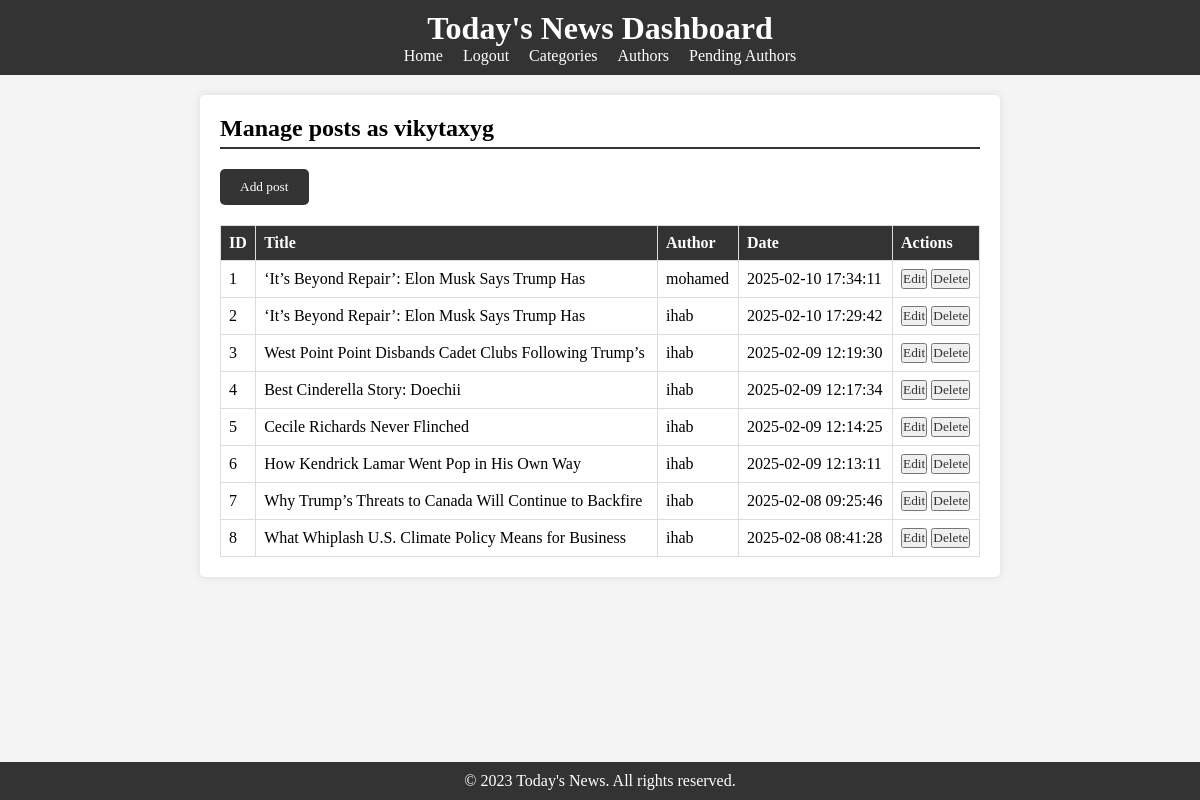
/dashboard/dashboard.php (signed in), run on the app's committed database.
### tables this page shows
CREATE TABLE `posts` (
  `id` int(11) NOT NULL,
  `title` varchar(255) NOT NULL,
  `body` text NOT NULL,
  `image` longblob NOT NULL,
  `author` varchar(100) NOT NULL,
  `date` timestamp NOT NULL DEFAULT current_timestamp(),
  `category_id` int(11) DEFAULT NULL
);

### dashboard/dashBoard.php (the view, shortened to what this page needs)
<?php
include '../db.php';
if ($_SESSION['role'] === 'admin') {
$sql = "SELECT posts.id,posts.body, posts.title, posts.author, posts.date, posts.image, categories.name AS category
        FROM posts
        JOIN categories ON posts.category_id = categories.id
        ORDER BY posts.date DESC";
}else{
    $sql = "SELECT posts.id,posts.body, posts.title, posts.author, posts.date, posts.image, categories.name AS category
    FROM posts
    JOIN categories ON posts.category_id = categories.id
    WHERE posts.author = '".$_SESSION['username']."'
    ORDER BY posts.date DESC";
}
$result = $conn->query($sql);
?>
<!DOCTYPE html>
<html lang="en">
<head>
    <link rel="stylesheet" href="../css/dashBoard.css">
</head>
<body>
    <header id="main-header" style="background-color: #333; color: white; padding: 10px 0; text-align: center;">
        <h1 class="site-title"><a href="dashBoard.php" class="nav-link" style="color: white; text-decoration: none;">Today's News Dashboard</a></h1>
        <nav>
            <ul style="list-style: none; padding: 0; display: flex; justify-content: center; gap: 20px;">
            <li><a href="../pages/index.php" class="nav-link" style="color: white; text-decoration: none;">Home</a></li>
            <li><a href="../functions/logout.php" class="nav-link" style="color: white; text-decoration: none;">Logout</a></li>
            <?php if ($_SESSION['role'] === 'admin') { ?>
        <li><a href="admincategories.php" class="nav-link" style="color: white; text-decoration: none;">Categories</a></li>
        <li><a href="authors.php" class="nav-link" style="color: white; text-decoration: none;">Authors</a></li>
        <li><a href="pendingauthors.php" class="nav-link" style="color: white; text-decoration: none;">Pending Authors</a></li>
    <?php } ?>
            </ul>
        </nav>
    </header>
    <main id="content">
        <section class="dashboard-section">
            <h2 class="section-title">Manage posts as <?php echo $_SESSION['username'] ?></h2>
            <button id="add-article-btn"><a style="color: white;" href="./insert.php">Add post</a></button>
            <table class="dashboard-table">
                <thead>
                    <tr>
                        <th>ID</th>
                        <th>Title</th>
                        <th>Author</th>
                        <th>Date</th>
                        <th>Actions</th>
                    </tr>
                </thead>
                <tbody id="article-table-body">
                    <?php
                    $i = 1;
                    while($row = $result->fetch_assoc()){
                    ?>
                    <tr>
                        <td><?php echo $i ?></td>
                        <td><?php echo $row['title'] ?></td>
                        <td><?php echo $row['author'] ?></td>
                        <td><?php echo $row['date'] ?></td>
                        <td>
                            <button class="edit-btn"><a style="color: #333; "
                                    href="edit.php?id=<?php echo $row['id'] ?>">Edit</a></button>
                                    <button class="delet-btn"><a style="color: #333; "
                                    href="../functions/delete.php?id=<?php echo $row['id'] ?>">Delete</a></button>
                        </td>
                    </tr>
                    <?php
                     $i = $i+1;
                     }?>
                </tbody>
            </table>
        </section>
    </main>
    <footer>
        <p>&copy; 2023 Today's News. All rights reserved.</p>
    </footer>
</body>
</html>

### css/dashBoard.css (style rules this page uses)
* { box-sizing: border-box; margin: 0; padding: 0; font-family: "Lugrasimo", serif; }
html, body { height: 100%; }
body { font-family: Arial, sans-serif; margin: 0; padding: 0; background-color: #f4f4f4; }
a { text-decoration: none; }
header { background-color: #333; color: #fff; padding: 10px 0; text-align: center; }
.site-title { margin: 0; }
.nav-link { color: #fff; text-decoration: none; }
main { padding: 20px; }
.dashboard-section { background-color: #fff; padding: 20px; border-radius: 5px; box-shadow: 0 0 10px rgba(0, 0, 0, 0.1); max-width: 800px; margin: 0 auto; }
.section-title { border-bottom: 2px solid #333; padding-bottom: 5px; margin: 0 0 20px 0; }
#add-article-btn { margin-bottom: 20px; padding: 10px 20px; background-color: #333; color: #fff; border: none; border-radius: 5px; cursor: pointer; }
.dashboard-table { width: 100%; border-collapse: collapse; }
.dashboard-table th, .dashboard-table td { border: 1px solid #ddd; padding: 8px; text-align: left; }
.dashboard-table th { background-color: #333; color: #fff; }
footer { background-color: #333; color: #fff; text-align: center; padding: 10px 0; position: fixed; width: 100%; bottom: 0; }

### data on the page
posts: title "‘It’s Beyond Repair’: Elon Musk Says Trump Has", author "mohamed", date "2025-02-10 17:34:11"
posts: title "‘It’s Beyond Repair’: Elon Musk Says Trump Has", author "ihab", date "2025-02-10 17:29:42"
posts: title "West Point Point Disbands Cadet Clubs Following Trump’s", author "ihab", date "2025-02-09 12:19:30"
posts: title "Best Cinderella Story: Doechii", author "ihab", date "2025-02-09 12:17:34"
posts: title "Cecile Richards Never Flinched", author "ihab", date "2025-02-09 12:14:25"
posts: title "How Kendrick Lamar Went Pop in His Own Way", author "ihab", date "2025-02-09 12:13:11"
posts: title "Why Trump’s Threats to Canada Will Continue to Backfire", author "ihab", date "2025-02-08 09:25:46"
posts: title "What Whiplash U.S. Climate Policy Means for Business", author "ihab", date "2025-02-08 08:41:28"

### other printed values
$_SESSION['username'] "vikytaxyg"
